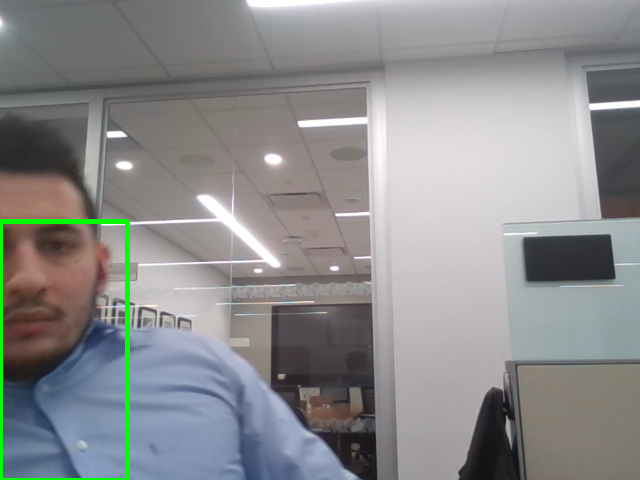
#> input picture images/1.png, 640 x 480 px, given in place of the camera
$ python main.py
#> lines starting #> are read from the running program, lines starting #| are printed output that depends on the picture
import cv2
import time
import glob
import os
from emailing import send_email
from threading import Thread

video = cv2.VideoCapture(0)
time.sleep(1)

first_frame = None
status_list = []
count = 1

def clean_folder():
    print("clean_folder function started")
    images = glob.glob("images/*.png")
    for image in images:
        os.remove(image)
    print("clean_folder function ended")


while True:
    status = 0
    check, frame = video.read()
#> frame is the input picture: shape (480, 640, 3); mean B, G, R 140.6, 140, 139.3

    # Image pre-processing
    gray_frame = cv2.cvtColor(frame, cv2.COLOR_BGR2GRAY)
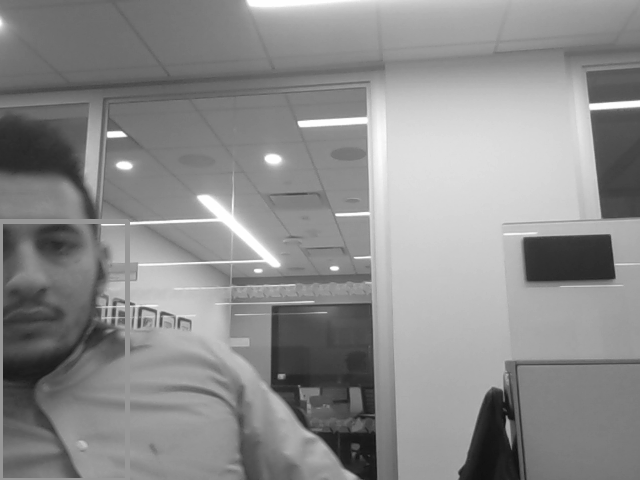
#> gray_frame: shape (480, 640); min 14, max 255, mean 139.9
    gray_frame_gau = cv2.GaussianBlur(gray_frame, (9, 9), 0)
    if first_frame is None:
        first_frame = gray_frame_gau

    # Image Processing
    delta_frame = cv2.absdiff(first_frame, gray_frame_gau)
#> delta_frame: shape (480, 640); every value is 0
    thresh_frame = cv2.threshold(delta_frame, 160, 255, cv2.THRESH_BINARY)[1]
    dil_frame = cv2.dilate(thresh_frame, None, iterations=2)

    # Image detection
    contours, check = cv2.findContours(dil_frame, cv2.RETR_EXTERNAL, cv2.CHAIN_APPROX_SIMPLE)
#> contours = []; check = None
    for contour in contours:
        if cv2.contourArea(contour) < 13000:
            continue
        x, y, w, h = cv2.boundingRect(contour)
        rectangle = cv2.rectangle(frame, (x, y), (x+w, y+h), (0, 255, 0), 3)
        if rectangle.any():
            status = 1
            cv2.imwrite(f"images/{count}.png", frame)
            count += 1
            all_images = glob.glob("images/*.png")
            index = int(len(all_images)/2)
            image_with_object = all_images[index]

    status_list.append(status)
    status_list = status_list[-2:]

    if status_list[0] == 1 and status_list[1] == 0:
        email_thread = Thread(target=send_email, args=(image_with_object,))
        email_thread.daemon = True

        email_thread.start()

    cv2.imshow("My video", frame)

    key = cv2.waitKey(1)
#> (key q is pressed here)
    if key == ord("q"):
        break


clean_thread = Thread(target=clean_folder)
clean_thread.daemon = True
clean_thread.start()

video.release()
